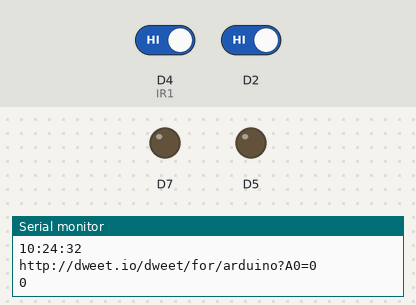
Bench run of a sketch on a simulated ESP8266 (NodeMCU). On the bench: output pins drawn as LEDs (lit = HIGH), the last lines printed to the serial monitor. Dashed ring = blinking. Inputs (shaded band) come from the test bench; at power-on: D4 (IR1) HIGH, D2 HIGH. WiFi joins after 1.5 s; servers stay silent unless stated; network time is answered at once with the bench clock; uploads are accepted with an empty reply; the local clock reads 2024-03-15 10:24:30 at power-on unless the sketch sets it.

Above: at 3.2 s.
3.3 s: D4 (IR1) driven LOW
At 4.2 s:
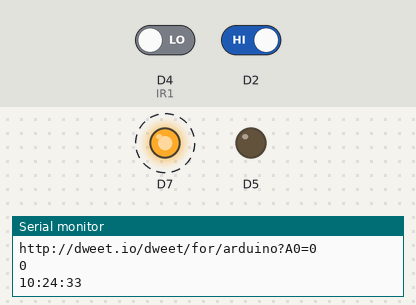
6.3 s: D2 driven LOW
At 7.3 s:
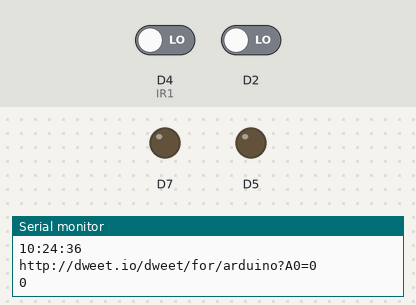
7.8 s: D4 (IR1) driven HIGH
At 9.0 s:
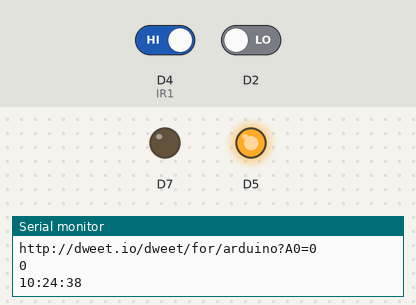
10.8 s: D2 driven HIGH
At 11.4 s:
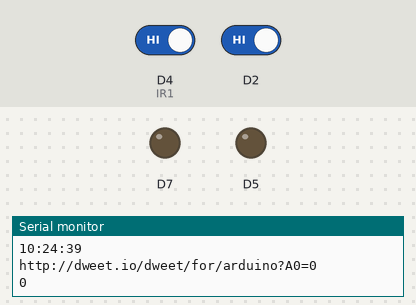
Timing chart, 0 to 13.4 s (numbered marks = the images above; inputs shaded):
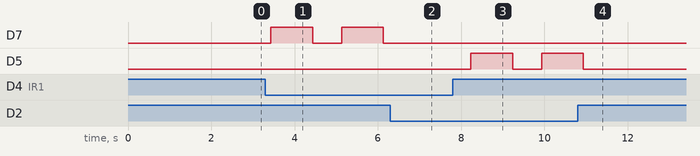

The sketch:

Working.ino
```cpp
#include <NTPClient.h>
#include <ESP8266WiFi.h>
#include <ESP8266HTTPClient.h>
#include <WiFiUdp.h>

#define NTP_OFFSET   60 * 60      // In seconds
#define NTP_INTERVAL 60 * 1000    // In miliseconds
#define NTP_ADDRESS  "3.asia.pool.ntp.org"

WiFiUDP ntpUDP;
NTPClient timeClient(ntpUDP, NTP_ADDRESS, NTP_OFFSET, NTP_INTERVAL);

const char* ssid = "JC";
const char* password = "frie3165";
String link="http://dweet.io/dweet/for/arduino?A0=";
String link2="&Time=";
String link1;
#define IR1 2
#define IR2 5
unsigned char occupancy = 0;
int total_occupancy = 100;
int flag1 = 0;
int flag2 = 0;

void setup () {
   timeClient.begin();
  Serial.begin(115200);
  pinMode(IR1, INPUT);
//  attachInterrupt(digitalPinToInterrupt(IR1), handleInterrupt1, RISING);

  pinMode(IR2, INPUT);
//  attachInterrupt(digitalPinToInterrupt(IR2), handleInterrupt2, RISING);
  pinMode(D7,OUTPUT);
  pinMode(D5,OUTPUT);

  Serial.begin(9600);

  int IR1_read,IR2_read;
  WiFi.begin(ssid, password);
  while (WiFi.status() != WL_CONNECTED) {
    delay(1000);
    Serial.print("Connecting..");
  }

}

void loop() {
  timeClient.update();

  Serial.println(timeClient.getFormattedTime());

  if(digitalRead(D2) == 0 & digitalRead(D4) == 1)
  {
    digitalWrite(D5,HIGH);
    if(flag2==0){
      flag1=1;
    }
    else{
      flag2=0;
      occupancy--;
      if(occupancy==255)
        occupancy=0;
    }
    delay(1000);
    digitalWrite(D5,LOW);
  }

  else if(digitalRead(D2) == 1  & digitalRead(D4) == 0)
  {
    digitalWrite(D7,HIGH);
      if(flag1==0){
        flag2=1;
      }

      else{
        flag1=0;
        occupancy++;
      }
      delay(1000);
      digitalWrite(D7,LOW);
  }

  /*
  //digitalWrite(D2,HIGH);
  if(digitalRead(D2)==0)
  Serial.println("HERE....");
  else
  Serial.println("THERE....");
  */
  /*
  if(occupancy < total_occupancy  & occupancy >= 0)
  {
    if(digitalRead(D2) == 0 & digitalRead(D4) == 1)
    {
      Serial.println("HERE....");
      while(digitalRead(D4));
        occupancy++;
        Serial.println(occupancy);
    }
    else if(digitalRead(D2) == 1  & digitalRead(D4) == 0 & occupancy != 0)
    {
      while(digitalRead(D2));
        occupancy--;
        Serial.println(occupancy);
    }
    delay(2000);
  }
  else if(digitalRead(D4) == 0 & occupancy != 0 )
  {
    while(digitalRead(D2));
    occupancy--;
    Serial.println(occupancy);
    delay(2000);
  }

  else
    Serial.println("SORRY,PARTY IS FULL");
   */

  link1=link+occupancy;

  if (WiFi.status() == WL_CONNECTED) { //Check WiFi connection status
    HTTPClient http;  //Declare an object of class HTTPClient
    http.begin(link1);  //Specify request destination
    Serial.println(link1);
    int httpCode = http.GET();                                                                  //Send the request
    if (httpCode > 0) { //Check the returning code
      String payload = http.getString();   //Get the request response payload
      Serial.println(payload);                     //Print the response payload
    }

    http.end();   //Close connection

  }
  Serial.println(occupancy);
  delay(500);    //Send a request every 30 seconds
}

/*
void handleInterrupt1() {
  if(flag2==0){
    flag1=1;
  }
  else{
    flag2=0;
    occupancy--;
    if(occupancy==255)
      occupancy=0;
  }
  delay(2000);
}


void handleInterrupt2() {
  if(flag1==0){
    flag2=1;
  }

  else{
    flag1=0;
    occupancy++;
  }
  delay(2000);
}
*/
```

Measured:
- after the input at 3.3 s, D7: alternates HIGH for 1.0 s and LOW for 0.70 s, starting after 0.13 s
- after the input at 6.3 s, D7: stays LOW (without the input it goes to HIGH after 0.53 s)
- after the input at 7.8 s, D5: LOW → HIGH after 0.44 s, → LOW 1.0 s later, → HIGH 0.70 s later
- after the input at 10.8 s, D5: goes on until 10.9 s, then stays LOW
